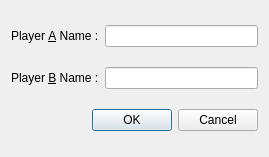
<?xml version="1.0" encoding="UTF-8"?>
<ui version="4.0">
 <class>ConfigurationDialog</class>
 <widget class="QDialog" name="ConfigurationDialog">
  <property name="geometry">
   <rect>
    <x>0</x>
    <y>0</y>
    <width>269</width>
    <height>157</height>
   </rect>
  </property>
  <property name="windowTitle">
   <string>Dialog</string>
  </property>
  <layout class="QGridLayout" name="gridLayout">
   <item row="0" column="1">
    <widget class="QLineEdit" name="player1Name"/>
   </item>
   <item row="0" column="0">
    <widget class="QLabel" name="label">
     <property name="text">
      <string>Player &amp;A Name :</string>
     </property>
     <property name="buddy">
      <cstring>player1Name</cstring>
     </property>
    </widget>
   </item>
   <item row="1" column="0">
    <widget class="QLabel" name="label_2">
     <property name="text">
      <string>Player &amp;B Name :</string>
     </property>
     <property name="buddy">
      <cstring>player2Name</cstring>
     </property>
    </widget>
   </item>
   <item row="2" column="0" colspan="2">
    <widget class="QDialogButtonBox" name="buttonBox">
     <property name="orientation">
      <enum>Qt::Horizontal</enum>
     </property>
     <property name="standardButtons">
      <set>QDialogButtonBox::Cancel|QDialogButtonBox::Ok</set>
     </property>
    </widget>
   </item>
   <item row="1" column="1">
    <widget class="QLineEdit" name="player2Name"/>
   </item>
  </layout>
 </widget>
 <resources/>
 <connections>
  <connection>
   <sender>buttonBox</sender>
   <signal>accepted()</signal>
   <receiver>ConfigurationDialog</receiver>
   <slot>accept()</slot>
   <hints>
    <hint type="sourcelabel">
     <x>248</x>
     <y>254</y>
    </hint>
    <hint type="destinationlabel">
     <x>157</x>
     <y>274</y>
    </hint>
   </hints>
  </connection>
  <connection>
   <sender>buttonBox</sender>
   <signal>rejected()</signal>
   <receiver>ConfigurationDialog</receiver>
   <slot>reject()</slot>
   <hints>
    <hint type="sourcelabel">
     <x>316</x>
     <y>260</y>
    </hint>
    <hint type="destinationlabel">
     <x>286</x>
     <y>274</y>
    </hint>
   </hints>
  </connection>
 </connections>
</ui>
